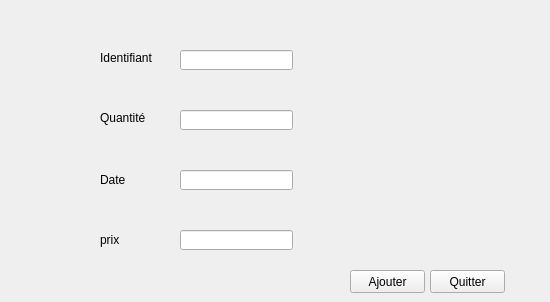
      <widget class="QWidget" name="tab">
       <attribute name="title">
        <string>Ajouter</string>
       </attribute>
       <widget class="QLabel" name="label">
        <property name="geometry">
         <rect>
          <x>100</x>
          <y>50</y>
          <width>61</width>
          <height>16</height>
         </rect>
        </property>
        <property name="text">
         <string>Identifiant</string>
        </property>
       </widget>
       <widget class="QLabel" name="label_2">
        <property name="geometry">
         <rect>
          <x>100</x>
          <y>110</y>
          <width>47</width>
          <height>16</height>
         </rect>
        </property>
        <property name="text">
         <string>Quantité</string>
        </property>
       </widget>
       <widget class="QLabel" name="label_3">
        <property name="geometry">
         <rect>
          <x>100</x>
          <y>170</y>
          <width>51</width>
          <height>20</height>
         </rect>
        </property>
        <property name="text">
         <string>Date</string>
        </property>
       </widget>
       <widget class="QLineEdit" name="lineEdit_id">
        <property name="geometry">
         <rect>
          <x>180</x>
          <y>50</y>
          <width>113</width>
          <height>20</height>
         </rect>
        </property>
       </widget>
       <widget class="QLineEdit" name="lineEdit_quant">
        <property name="geometry">
         <rect>
          <x>180</x>
          <y>110</y>
          <width>113</width>
          <height>20</height>
         </rect>
        </property>
       </widget>
       <widget class="QLineEdit" name="lineEdit_dat">
        <property name="geometry">
         <rect>
          <x>180</x>
          <y>170</y>
          <width>113</width>
          <height>20</height>
         </rect>
        </property>
       </widget>
       <widget class="QPushButton" name="pb_ajouter">
        <property name="geometry">
         <rect>
          <x>350</x>
          <y>270</y>
          <width>75</width>
          <height>23</height>
         </rect>
        </property>
        <property name="text">
         <string>Ajouter</string>
        </property>
       </widget>
       <widget class="QLabel" name="label_pic">
        <property name="geometry">
         <rect>
          <x>70</x>
          <y>40</y>
          <width>41</width>
          <height>31</height>
         </rect>
        </property>
        <property name="text">
         <string/>
        </property>
       </widget>
       <widget class="QLabel" name="label_pic_2">
        <property name="geometry">
         <rect>
          <x>70</x>
          <y>100</y>
          <width>41</width>
          <height>31</height>
         </rect>
        </property>
        <property name="text">
         <string/>
        </property>
       </widget>
       <widget class="QLabel" name="label_pic_3">
        <property name="geometry">
         <rect>
          <x>70</x>
          <y>160</y>
          <width>41</width>
          <height>31</height>
         </rect>
        </property>
        <property name="text">
         <string/>
        </property>
       </widget>
       <widget class="QPushButton" name="pb_quitter">
        <property name="geometry">
         <rect>
          <x>430</x>
          <y>270</y>
          <width>75</width>
          <height>23</height>
         </rect>
        </property>
        <property name="text">
         <string>Quitter</string>
        </property>
       </widget>
       <widget class="QLabel" name="label_8">
        <property name="geometry">
         <rect>
          <x>100</x>
          <y>230</y>
          <width>51</width>
          <height>20</height>
         </rect>
        </property>
        <property name="text">
         <string>prix</string>
        </property>
       </widget>
       <widget class="QLineEdit" name="lineEdit_prix">
        <property name="geometry">
         <rect>
          <x>180</x>
          <y>230</y>
          <width>113</width>
          <height>20</height>
         </rect>
        </property>
       </widget>
       <widget class="QLabel" name="label_prix">
        <property name="geometry">
         <rect>
          <x>70</x>
          <y>220</y>
          <width>41</width>
          <height>31</height>
         </rect>
        </property>
        <property name="text">
         <string/>
        </property>
       </widget>
       <widget class="QLabel" name="label_medicine">
        <property name="geometry">
         <rect>
          <x>360</x>
          <y>40</y>
          <width>181</width>
          <height>191</height>
         </rect>
        </property>
        <property name="text">
         <string/>
        </property>
       </widget>
      </widget>
